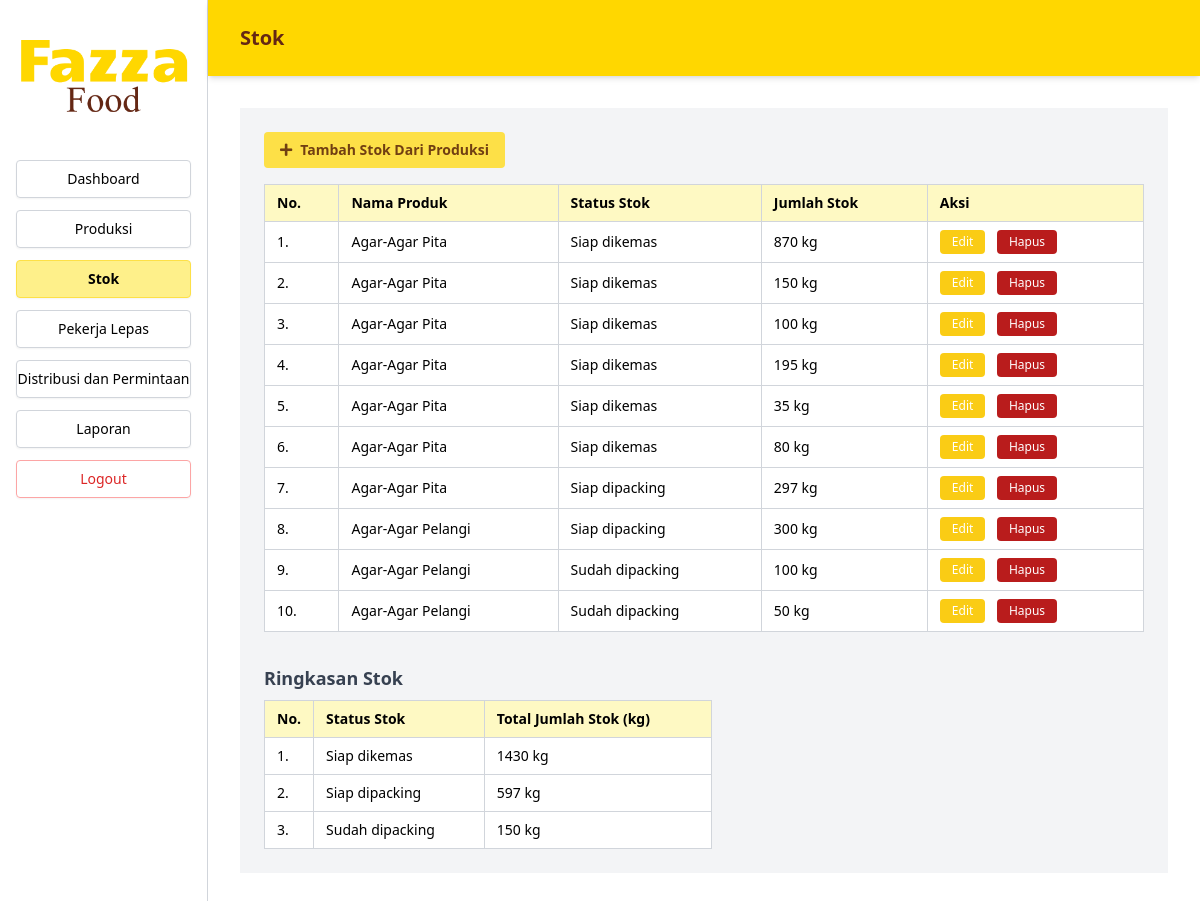
Page /Index.php?page=stok (signed in) on the earlier database version.
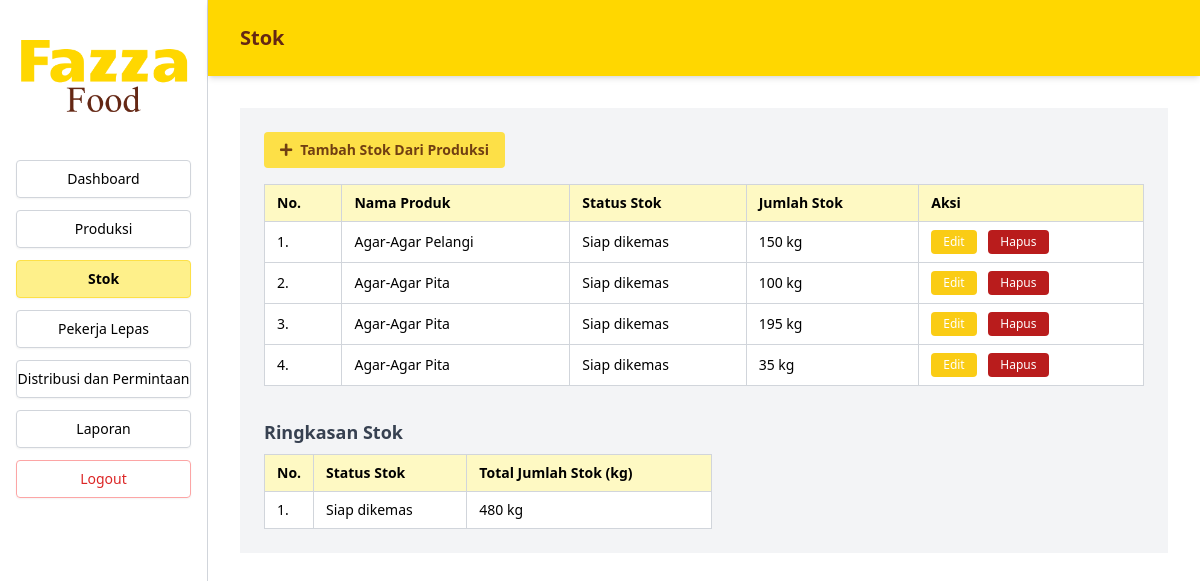
Same page on the later database version.
### tables this page shows
CREATE TABLE `stok` (
  `id_stok` int(11) NOT NULL,
  `id_produk` int(11) NOT NULL,
  `id_produksi` int(11) DEFAULT NULL,
  `id_admin` int(11) DEFAULT NULL,
  `jumlah_stok` int(11) DEFAULT NULL,
  `sisa_stok` int(11) DEFAULT NULL,
  `status_stok` varchar(50) DEFAULT NULL,
  `jumlah_reject` int(11) DEFAULT NULL
);

CREATE TABLE `produk` (
  `id_produk` int(11) NOT NULL,
  `nama_produk` varchar(100) NOT NULL
);

### src/Stok.php (the view, shortened to what the changed rows need)
<?php
include 'koneksi.php';
$sql_stok = "SELECT s.id_stok, s.id_produk, s.id_produksi, p.nama_produk, s.status_stok, s.jumlah_stok
              FROM stok s
              JOIN produk p ON s.id_produk = p.id_produk
              ORDER BY s.id_stok DESC";
$stok_list = $pdo->query($sql_stok)->fetchAll(PDO::FETCH_ASSOC);
$stok_summary = $pdo->query("SELECT status_stok, SUM(jumlah_stok) as total_jumlah
                              FROM stok
                              GROUP BY status_stok")->fetchAll(PDO::FETCH_ASSOC);
?>
<main class="flex-1 bg-gray-100">
  <section class="p-6 overflow-x-auto">
    <table class="w-full border border-gray-300 text-sm bg-white">
      <thead class="bg-yellow-100 sticky top-0 z-10">
        <tr class="text-black text-left">
          <th class="border border-gray-300 px-3 py-2">No.</th>
          <th class="border border-gray-300 px-3 py-2">Nama Produk</th>
          <th class="border border-gray-300 px-3 py-2">Status Stok</th>
          <th class="border border-gray-300 px-3 py-2">Jumlah Stok</th>
          <th class="border border-gray-300 px-3 py-2">Aksi</th>
        </tr>
      </thead>
      <tbody class="text-left">
        <?php if (empty($stok_list)): ?>
          <tr>
            <td colspan="5" class="border border-gray-300 px-3 py-4 text-center text-gray-500">
              Belum ada data stok.
            </td>
          </tr>
        <?php else: ?>
          <?php foreach ($stok_list as $index => $item): ?>
            <tr>
              <td class="border border-gray-300 px-3 py-2"><?php echo $index + 1; ?>.</td>
              <td class="border border-gray-300 px-3 py-2"><?php echo htmlspecialchars($item['nama_produk']); ?></td>
              <td class="border border-gray-300 px-3 py-2"><?php echo htmlspecialchars($item['status_stok']); ?></td>
              <td class="border border-gray-300 px-3 py-2"><?php echo htmlspecialchars($item['jumlah_stok']); ?> kg</td>
              <td class="border border-gray-300 px-3 py-2 space-x-2">
                <button class="btnEdit bg-yellow-400 text-white text-xs px-3 py-1 rounded"
                  data-id-stok="<?php echo $item['id_stok']; ?>"
                  data-id-produk="<?php echo $item['id_produk']; ?>"
                  data-id-produksi="<?php echo $item['id_produksi']; ?>"
                  data-nama-produk="<?php echo htmlspecialchars($item['nama_produk']); ?>"
                  data-status="<?php echo htmlspecialchars($item['status_stok']); ?>"
                  data-jumlah_stok="<?php echo $item['jumlah_stok']; ?>">Edit</button>
                <button class="btnHapus bg-red-700 text-white text-xs px-3 py-1 rounded"
                  data-id-stok="<?php echo $item['id_stok']; ?>">Hapus</button>
              </td>
            </tr>
          <?php endforeach; ?>
        <?php endif; ?>
      </tbody>
    </table>
    <div class="mt-8">
      <table class="w-full max-w-md border border-gray-300 text-sm bg-white">
        <thead class="bg-yellow-100 sticky top-0 z-10">
          <tr class="text-black text-left">
            <th class="border border-gray-300 px-3 py-2 w-12">No.</th>
            <th class="border border-gray-300 px-3 py-2">Status Stok</th>
            <th class="border border-gray-300 px-3 py-2">Total Jumlah Stok (kg)</th>
          </tr>
        </thead>
        <tbody class="text-left">
          <?php if (empty($stok_summary)): ?>
            <tr>
              <td colspan="3" class="border border-gray-300 px-3 py-4 text-center text-gray-500">Data ringkasan kosong.</td>
            </tr>
          <?php else: ?>
            <?php foreach ($stok_summary as $index => $summary): ?>
              <tr>
                <td class="border border-gray-300 px-3 py-2"><?php echo $index + 1; ?>.</td>
                <td class="border border-gray-300 px-3 py-2"><?php echo htmlspecialchars($summary['status_stok']); ?></td>
                <td class="border border-gray-300 px-3 py-2"><?php echo htmlspecialchars($summary['total_jumlah']); ?> kg</td>
              </tr>
            <?php endforeach; ?>
          <?php endif; ?>
        </tbody>
      </table>
    </div>
  </section>
</main>

### index.php (shortened to what the changed rows need)
<?php
$page = isset($_GET['page']) ? $_GET['page'] : 'dashboard';
$src = [
  'login'     => 'Login.php',
  'dashboard' => 'src/Dashboard.php',
  'produksi'  => 'src/Produksi.php',
  'stok'      => 'src/Stok.php',
  'pekerja'   => 'src/Pekerja.php',
  'distribusi'=> 'src/Distribusi.php',
  'laporan'   => 'src/Laporan.php',
  'riwayat_gaji' => 'src/RiwayatGaji.php',
  'jadwal_lengkap' => 'src/jadwal_lengkap.php',
];
?>
<!DOCTYPE html>
<html lang="en">
<head>
  <script src="https://cdn.tailwindcss.com"></script>
  <link rel="stylesheet" href="https://cdnjs.cloudflare.com/ajax/libs/font-awesome/5.15.3/css/all.min.css" />
</head>
<body class="bg-white font-sans">
<?php if ($page !== 'login'): ?>
<div class="flex min-h-screen">
  <aside class="w-52 border-r border-gray-300 flex flex-col p-4 bg-white sticky top-0 h-screen">
    <nav class="flex flex-col space-y-3 text-sm">
      <?php
      $menuItems = [
        'dashboard' => 'Dashboard',
        'produksi' => 'Produksi',
        'stok' => 'Stok',
        'pekerja' => 'Pekerja Lepas',
        'distribusi' => 'Distribusi dan Permintaan',
        'laporan' => 'Laporan',
      ];
      foreach ($menuItems as $key => $label) {
        $isActive = ($page === $key) ? 'bg-yellow-200 border-yellow-300 font-semibold' : 'border-gray-300';
        echo "<a href='Index.php?page=$key' class='text-center py-2 rounded border $isActive shadow-sm text-black transition-all hover:bg-yellow-100 hover:border-yellow-200'>$label</a>";
      }
      ?>
      <a href="Logout.php" class="text-center py-2 rounded border border-red-300 shadow-sm text-red-600 transition-all hover:bg-red-100 hover:border-red-400">Logout</a>
    </nav>
  </aside>
  <main class="flex-1 flex flex-col">
    <header class="sticky top-0 bg-[#FFD700] text-[#642714] px-8 py-6 shadow-md z-40">
      <h1 class="text-xl font-bold"><?= ucfirst($page) ?></h1>
    </header>
    <div class="p-8 overflow-y-auto">
      <?php
      if (array_key_exists($page, $src)) {
        include $src[$page];
      } else {
        echo "<p class='text-red-500'>src tidak ditemukan.</p>";
      }
      ?>
    </div>
  </main>
</div>
<?php else: ?>
  <?php include $src[$page]; ?>
<?php endif; ?>
</body>
</html>

Differences in the rows shown:
removed stok: id_produk.nama_produk "Agar-Agar Pita", status_stok "Siap dikemas", jumlah_stok "870"
removed stok: id_produk.nama_produk "Agar-Agar Pita", status_stok "Siap dikemas", jumlah_stok "150"
removed stok: id_produk.nama_produk "Agar-Agar Pita", status_stok "Siap dikemas", jumlah_stok "80"
removed stok: id_produk.nama_produk "Agar-Agar Pita", status_stok "Siap dipacking", jumlah_stok "297"
removed stok: id_produk.nama_produk "Agar-Agar Pelangi", status_stok "Siap dipacking", jumlah_stok "300"
removed stok: id_produk.nama_produk "Agar-Agar Pelangi", status_stok "Sudah dipacking", jumlah_stok "100"
removed stok: id_produk.nama_produk "Agar-Agar Pelangi", status_stok "Sudah dipacking", jumlah_stok "50"
added stok: id_produk.nama_produk "Agar-Agar Pelangi", status_stok "Siap dikemas", jumlah_stok "150"
Other differences:
new list line: "1 . Siap dikemas 480 kg"
list line gone: "1 . Siap dikemas 1430 kg"
list line gone: "2 . Siap dipacking 597 kg"
list line gone: "3 . Sudah dipacking 150 kg"
